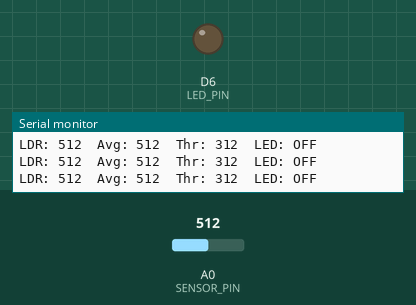
The sketch below on a simulated Arduino Uno R4 WiFi. On the bench: output pins drawn as LEDs (lit = HIGH), the last lines printed to the serial monitor. The inputs (shaded band) are chosen by the test bench; at power-on: A0 (SENSOR_PIN) = 512. WiFi joins after 1.5 s; servers stay silent unless stated.

Above: at 3.7 s.
3.8 s: A0 (SENSOR_PIN) set to 309
5.3 s: A0 (SENSOR_PIN) set to 288
At 5.9 s:
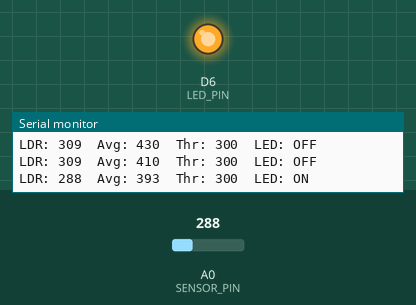
7.0 s: A0 (SENSOR_PIN) set to 306
At 8.2 s:
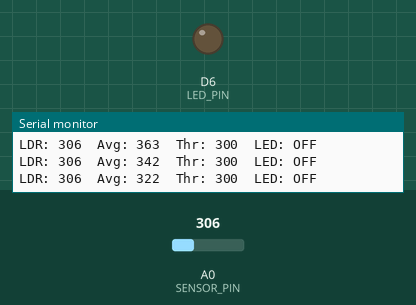
8.5 s: A0 (SENSOR_PIN) set to 290
At 9.5 s:
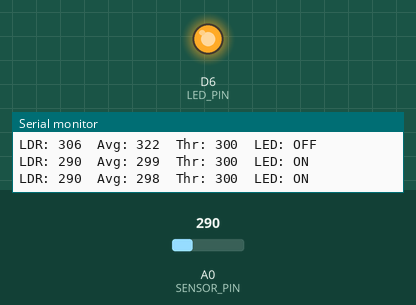
Timing chart, 0 to 11.0 s (numbered marks = the images above; inputs shaded):
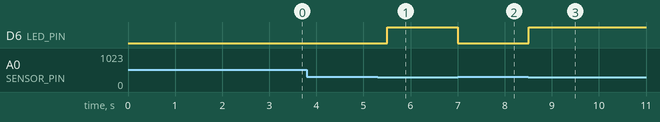

Measured:
- the behaviour switches between 300 and 299 on A0 (SENSOR_PIN) (found by bisection; images 0 and 1)
- after the input at 5.3 s, D6 (LED_PIN): LOW → HIGH after 0.21 s
- after the input at 7.0 s, D6 (LED_PIN): HIGH → LOW at once
- after the input at 8.5 s, D6 (LED_PIN): LOW → HIGH at once

The sketch:

SmartLight_ThingSpeak.ino
```cpp
#include <WiFiS3.h>

// ------------------------
// WiFi + ThingSpeak setup
// ------------------------
const char* ssid     = "YOUR-WIFI";
const char* password = "YOUR-WIFI-PASSWORD";

const char* server   = "api.thingspeak.com";
String apiKey        = "YOUR-API-KEY";

// ------------------------
// Hardware pins
// ------------------------
const int SENSOR_PIN = A0;   // LDR
const int LED_PIN    = 6;    // LED on D6

// ------------------------
// Edge AI: rolling average
// ------------------------
const int WINDOW_SIZE    = 10;   // number of samples in moving window
const int OFFSET         = 200;  // how far below average the threshold sits
const int MIN_THRESHOLD  = 300;  // don't let threshold go below this

int   readings[WINDOW_SIZE];
int   readIndex   = 0;
long  total       = 0;
int   numReadings = 0;

int   avgValue    = 0;
int   threshold   = 0;

// ------------------------
// ThingSpeak timing
// ------------------------
unsigned long lastUpdate      = 0;
const unsigned long updateInterval = 20000; // 20 seconds

// ------------------------
// Setup
// ------------------------
void setup() {
  Serial.begin(115200);
  delay(1000);

  pinMode(LED_PIN, OUTPUT);

  // init rolling average buffer
  for (int i = 0; i < WINDOW_SIZE; i++) {
    readings[i] = 0;
  }

  Serial.println("Smart Light -> ThingSpeak (Edge AI)");

  // Connect to WiFi
  Serial.print("Connecting to WiFi: ");
  Serial.println(ssid);

  WiFi.begin(ssid, password);

  int maxTries = 30;
  while (WiFi.status() != WL_CONNECTED && maxTries > 0) {
    delay(500);
    Serial.print(".");
    maxTries--;
  }

  if (WiFi.status() == WL_CONNECTED) {
    Serial.println("\nWiFi connected.");
    Serial.print("IP address: ");
    Serial.println(WiFi.localIP());
  } else {
    Serial.println("\nWiFi connection FAILED. Check SSID/password.");
  }
}

// ------------------------
// Main loop
// ------------------------
void loop() {
  int lightValue = analogRead(SENSOR_PIN);

  // --- rolling average update ---
  total -= readings[readIndex];        // remove oldest
  readings[readIndex] = lightValue;    // store new
  total += readings[readIndex];        // add newest

  readIndex++;
  if (readIndex >= WINDOW_SIZE) {
    readIndex = 0;
  }

  if (numReadings < WINDOW_SIZE) {
    numReadings++;
  }

  avgValue = total / numReadings;
  threshold = avgValue - OFFSET;

  // clamp threshold so it never gets too low
  if (threshold < MIN_THRESHOLD) {
    threshold = MIN_THRESHOLD;
  }

  // --- LED control ---
  if (lightValue < threshold) {
    digitalWrite(LED_PIN, HIGH);  // dark -> LED ON
  } else {
    digitalWrite(LED_PIN, LOW);   // bright -> LED OFF
  }

  // --- Serial debug output ---
  Serial.print("LDR: ");
  Serial.print(lightValue);
  Serial.print("  Avg: ");
  Serial.print(avgValue);
  Serial.print("  Thr: ");
  Serial.print(threshold);
  Serial.print("  LED: ");
  Serial.println(lightValue < threshold ? "ON" : "OFF");

  // --- ThingSpeak upload every 20 s ---
  unsigned long now = millis();
  if (now - lastUpdate >= updateInterval && WiFi.status() == WL_CONNECTED) {
    sendToThingSpeak(lightValue);
    lastUpdate = now;
  }

  delay(500);
}

// ------------------------
// ThingSpeak upload
// ------------------------
void sendToThingSpeak(int value) {
  WiFiClient client;

  Serial.println("Connecting to ThingSpeak...");

  if (!client.connect(server, 80)) {
    Serial.println("Connection to ThingSpeak failed.");
    return;
  }

  // Build URL with 3 fields: LDR, Avg, Threshold
  String url = "/update?api_key=" + apiKey +
               "&field1=" + String(value) +
               "&field2=" + String(avgValue) +
               "&field3=" + String(threshold);

  Serial.print("Sending request: GET ");
  Serial.println(url);

  client.print("GET " + url + " HTTP/1.1\r\n");
  client.print("Host: api.thingspeak.com\r\n");
  client.print("Connection: close\r\n\r\n");

  // --- read and print ThingSpeak response ---
  unsigned long timeout = millis();
  String response = "";

  while (client.connected() && millis() - timeout < 5000) {
    while (client.available()) {
      char c = client.read();
      response += c;
      timeout = millis(); // reset timeout when data received
    }
  }

  client.stop();

  Serial.println("Response from ThingSpeak:");
  Serial.println(response);
  Serial.println();
}
```
